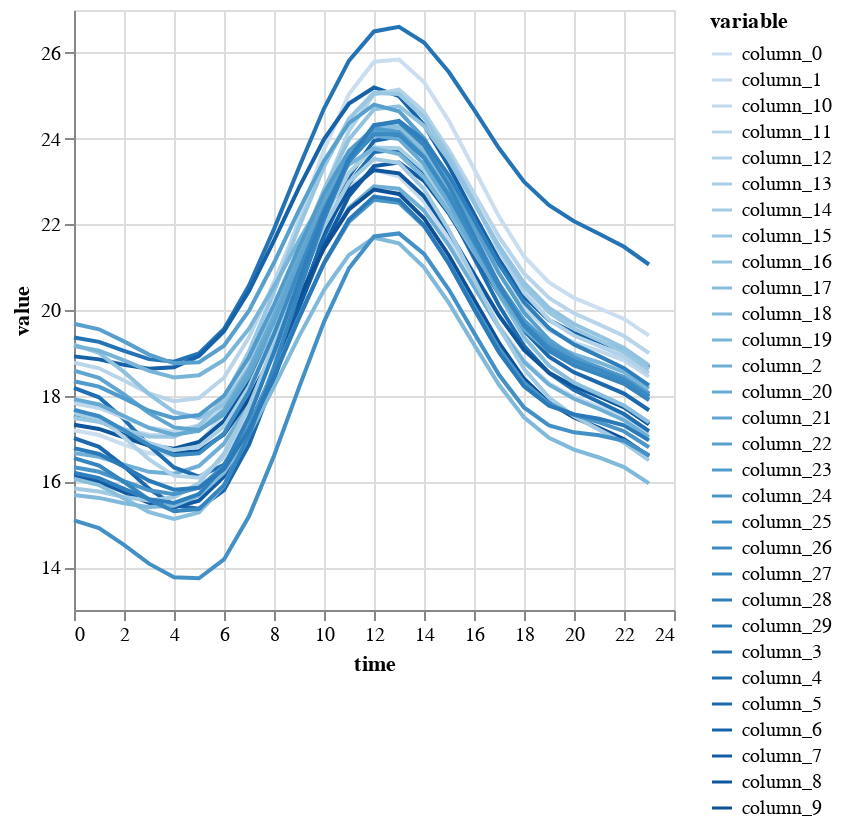

This figure's notebook cell:
### Code cell
samples_df = pl.DataFrame(data=fits).insert_column(0, pl.Series("time", times)).unpivot(index="time")

alt.Chart(samples_df).mark_line().encode(
    x='time:Q',
    y=alt.Y('value:Q').scale(zero=False),
    color=alt.Color("variable:O")
)

### Figure 1 — Vega-Lite specification as saved in the notebook (floating-point values rounded to 4 significant figures; data arrays with more than 128 entries replaced by an {"elided": "..."} marker saying what was removed)
{"config": {"view": {"continuousWidth": 300, "continuousHeight": 300}}, "data": {"name": "data-161a40bc27d6475e827d12e865940aa6"}, "mark": {"type": "line"}, "encoding": {"color": {"field": "variable", "type": "ordinal"}, "x": {"field": "time", "type": "quantitative"}, "y": {"field": "value", "scale": {"zero": false}, "type": "quantitative"}}, "$schema": "https://vega.github.io/schema/vega-lite/v5.20.1.json", "datasets": {"data-161a40bc27d6475e827d12e865940aa6": {"elided": "720 records"}}}
